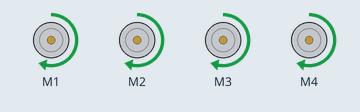
Recording of a sketch running on a simulated Arduino Uno, built with avr-gcc and run on an emulated ATmega328P. On the bench: 4 × DC motor (green arrow = forward, orange = backward, longer = faster).

Above: at 0.05 s.
Timing chart, 0 to 3.0 s (numbered marks = the images above):
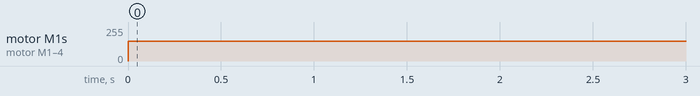

Measured:
- by itself, motor M1–4: stopped → forward 150/255 at 0.00 s

The sketch:

Motor_Equal_Speed.ino
```cpp
#include <AFMotor.h>

AF_DCMotor motor1(1);
AF_DCMotor motor2(2);
AF_DCMotor motor3(3);
AF_DCMotor motor4(4);

void setup() {

  Serial.begin(9600);

}

void loop() {
  int variableSpeed = 150;

  motor1.setSpeed(variableSpeed);
  motor1.run(FORWARD);

  motor2.setSpeed(variableSpeed);
  motor2.run(FORWARD);

  motor3.setSpeed(variableSpeed);
  motor3.run(FORWARD);

  motor4.setSpeed(variableSpeed);
  motor4.run(FORWARD);

  delay(2000);
  motor1.run(RELEASE);
  motor2.run(RELEASE);
  motor3.run(RELEASE);
  motor4.run(RELEASE);

}
```
